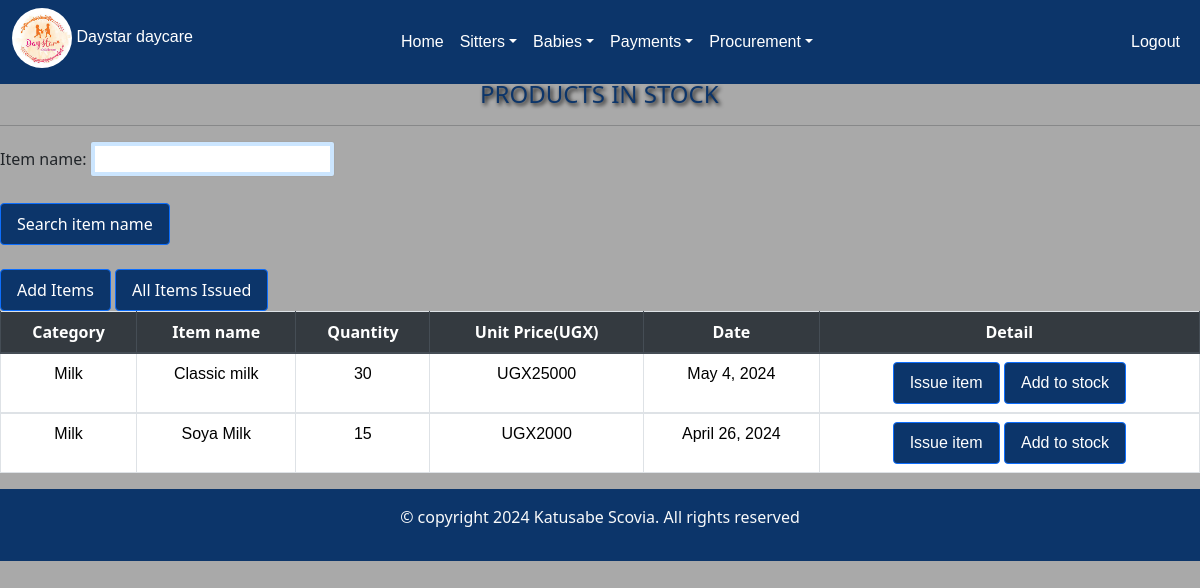
/inventories/ (signed in), run on an earlier commit of the app's database.
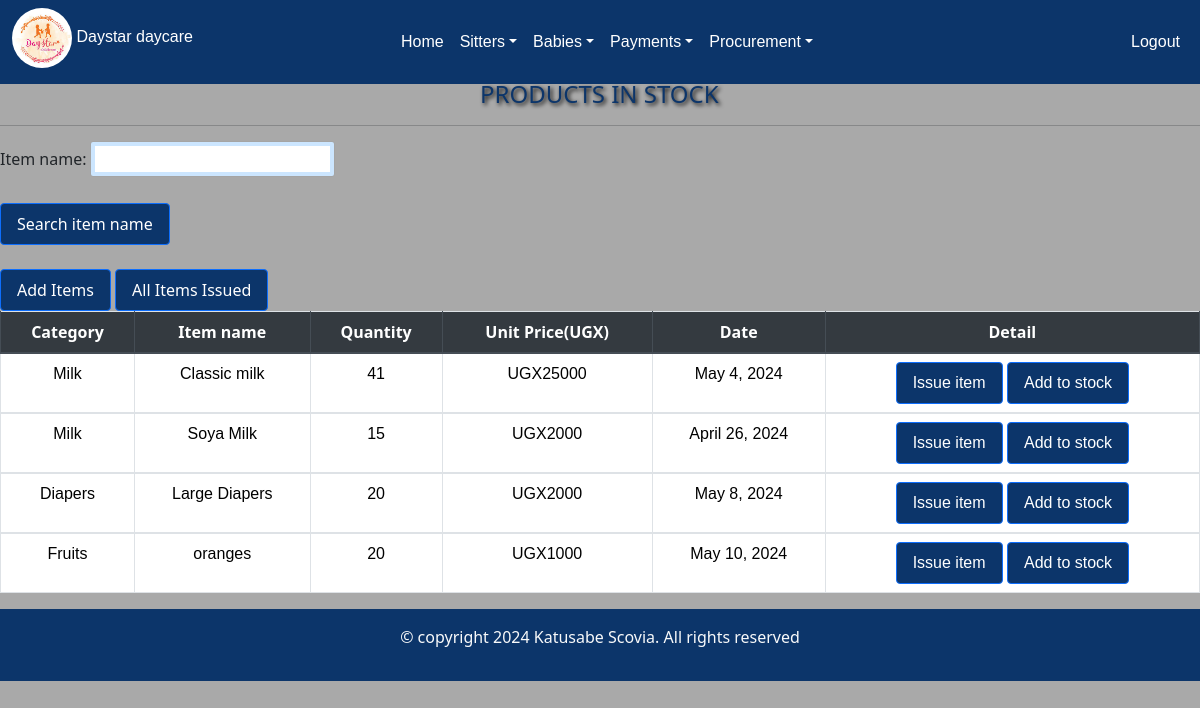
And on a later commit of the database.
### day/models.py (models this page shows, shortened)
class Procurement(models.Model):
    category = models.ForeignKey(Category,on_delete=models.CASCADE,null=True, blank=True)
    item_name = models.CharField(max_length=200,)
    Quantity=models.IntegerField(default=0)
    date=models.DateField(default=timezone.now)
    Unit_price=models.IntegerField( null=True)
    received_quantity=models.IntegerField(default=0,null=True,blank=True)

class Category(models.Model):
    name = models.CharField(max_length=100,null=True, blank=True)
    def __str__(self):
        return self.name

### day/views.py (the view)
# urls.py: path('inventories/', views.inventories, name='inventories'),
@login_required
def inventories(request):
    inventory=Procurement.objects.all().order_by('id')
    product_filters=ProcurementFilter(request.GET,queryset=inventory)
    inventory=product_filters.qs
    return render(request,'inventories.html',{'inventory':inventory,'product_filters':product_filters})

### day/templates/inventories.html (shortened to what this page needs)
{% extends 'base.html' %}
{% load static %}
{% block content %}
<div class="table-container">
        <h4 >PRODUCTS  IN  STOCK</h4><hr>
        <form action="" method="GET"style="margin-right:450px;">
            {{product_filters.form}}<br>
            <input type="submit" value="Search item name" class="btn btn-primary" style="width:170px,border-"/>
            </form>
         <br>
         <div class="button-container">
            <a href="/inventoryform" class="btn btn-primary">Add Items</a>
            <a href="/all_issue_items" class="btn btn-primary">All Items Issued</a>
        </div>
<table class="table table-bordered">
    <thead class="thead-dark table-bordered" style="text-align:center;">
        <tr>
            <th scope="col" class="project-h1" style="text-align:center;">Category</th>
            <th scope="col" class="project-h1" style="text-align:center;">Item name</th>
            <th scope="col" class="project-h1" style="text-align:center;">Quantity</th>
            <th scope="col" class="project-h1" style="text-align:center;">Unit Price(UGX)</th>
            <th scope="col" class="project-h1" style="text-align:center;">Date</th>
            <th scope="col" class="project-h1" >Detail</th>
        </tr>
    </thead>
    {% for product  in inventory %}
    <tbody>
        <tr style="font-family: sans-serif; text-align:center;" >
            <td>{{product.category}}</td>
            <td>{{product.item_name}}</td>
             <td>{{product.Quantity}}</td>
             <td>UGX{{product.Unit_price}}</td>
             <td> {{product.date}}</td>
           <div>
            <td >
                <a href="{% url 'issue' pk=product.id %}" class="btn btn-primary">Issue item</a>
                <a href="{% url 'add_to_stocks' pk=product.id %}" class="btn btn-primary">Add to stock</a>
            </td>
        </div>
        </tr>
    </tbody>
    {% endfor %}
</table>
</div>
{% endblock %}

What changed in the data, as far as the page shows it:
changed Procurement "Classic milk": Quantity "30" → "41"
added Procurement: category "Diapers", item_name "Large Diapers", Quantity "20", Unit_price "2000", date "May 8, 2024"
added Procurement: category "Fruits", item_name "oranges", Quantity "20", Unit_price "1000", date "May 10, 2024"
